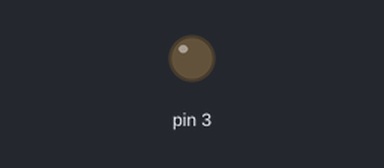
Bench run of a sketch on a simulated Arduino Uno, built with avr-gcc and run on an emulated ATmega328P. Shown: output pins drawn as LEDs (lit = HIGH).

Above: at 0.05 s.
At 2.55 s:
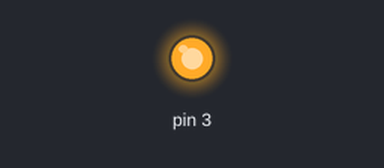
Timing chart, 0 to 6.4 s (numbered marks = the images above):
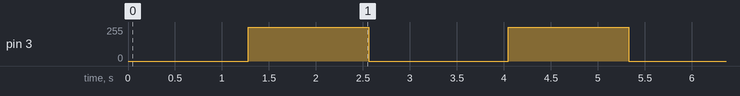

The sketch:

pulsing_led.ino
```cpp
int mainDelayValue = 200;
int loopDelayValue = 5;


void setup()
{
    pinMode(3, OUTPUT);
}


void loop()
{
    for(int a = 0; a < 256; a++)
    {
        analogWrite(3, a);
        delay(loopDelayValue);
    }

    for(int a = 255; a >= 0 ; a--)
    {
        analogWrite(3, a);
        delay(loopDelayValue);
    }

    delay(mainDelayValue);
}
```

Measured:
- by itself, pin 3: repeats every 2.8 s: 0/255 1.5 s, 255/255 1.3 s
